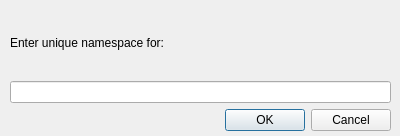
<?xml version="1.0" encoding="UTF-8"?>
<ui version="4.0">
 <class>Form</class>
 <widget class="QWidget" name="Form">
  <property name="geometry">
   <rect>
    <x>0</x>
    <y>0</y>
    <width>400</width>
    <height>136</height>
   </rect>
  </property>
  <property name="windowTitle">
   <string>Form</string>
  </property>
  <widget class="QWidget" name="verticalLayoutWidget">
   <property name="geometry">
    <rect>
     <x>10</x>
     <y>10</y>
     <width>381</width>
     <height>121</height>
    </rect>
   </property>
   <layout class="QVBoxLayout" name="verticalLayout">
    <item>
     <widget class="QLabel" name="nameSpaceLabel">
      <property name="text">
       <string>Enter unique namespace for:</string>
      </property>
     </widget>
    </item>
    <item>
     <widget class="QLineEdit" name="nameSpaceLineEdit"/>
    </item>
    <item>
     <widget class="QDialogButtonBox" name="buttonBox">
      <property name="orientation">
       <enum>Qt::Horizontal</enum>
      </property>
      <property name="standardButtons">
       <set>QDialogButtonBox::Cancel|QDialogButtonBox::Ok</set>
      </property>
     </widget>
    </item>
   </layout>
  </widget>
 </widget>
 <resources/>
 <connections/>
</ui>
